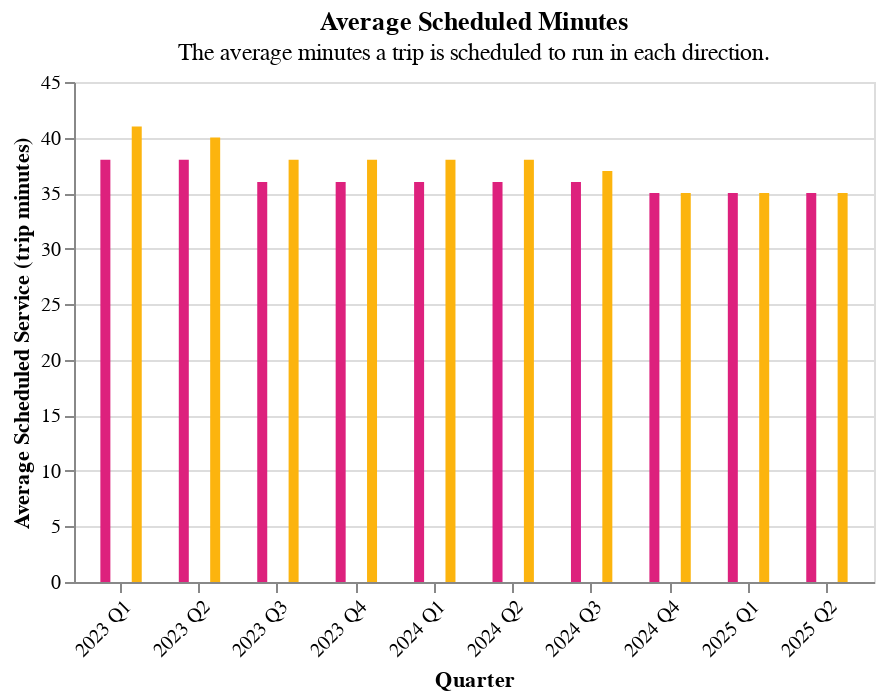

The cell this chart's notebook holds for it:
### Code cell
sample_avg_scheduled_min_chart(qtr_df.loc[qtr_df["Period"]=="All Day"])

### Figure 1 — Vega-Lite specification as saved in the notebook (floating-point values rounded to 4 significant figures)
{"config": {"view": {"continuousWidth": 300, "continuousHeight": 300}}, "data": {"name": "data-ba779ca335407fb9646fb0dedc0496fc"}, "mark": {"type": "bar", "size": 5}, "encoding": {"color": {"field": "Direction", "legend": null, "scale": {"range": ["#dd217d", "#fcb40e", "#ccbb44", "#5b8efd"]}, "title": "Direction:N", "type": "nominal"}, "tooltip": [{"field": "Quarter", "type": "nominal"}, {"field": "Route", "type": "nominal"}, {"field": "Direction", "type": "nominal"}, {"field": "Average Scheduled Service (trip minutes)", "type": "quantitative"}], "x": {"axis": {"format": "", "labelAngle": -45}, "field": "Quarter", "title": "Quarter", "type": "nominal"}, "xOffset": {"field": "Direction", "title": "Direction:N", "type": "nominal"}, "y": {"field": "Average Scheduled Service (trip minutes)", "title": "Average Scheduled Service (trip minutes)", "type": "quantitative"}}, "height": 250, "title": {"text": ["Average Scheduled Minutes"], "subtitle": ["The average minutes a trip is scheduled to run in each direction."]}, "width": 400, "$schema": "https://vega.github.io/schema/vega-lite/v5.20.1.json", "datasets": {"data-ba779ca335407fb9646fb0dedc0496fc": [{"Direction (0/1)": 0, "Period": "All Day", "Average Scheduled Service (trip minutes)": 40.0, "# Scheduled Trips": 477, "# Realtime Trips": 475, "Route": "1 CALIFORNIA", "Direction": "Westbound", "# Minutes with 1+ VP per Minute": 8063.0, "# Minutes with 2+ VP per Minute": 7950.0, "# Early Arrival Trips": 4, "# On-Time Trips": 121, "# Late Trips": 350, "Average VP per Minute": 2.0, "% VP within Scheduled Shape": 100.0, "% Scheduled Trip w/ 1+ VP/Minute": 100.0, "% Scheduled Trip w/ 2+ VP/Minute": 100.0, "Realtime versus Scheduled Service Ratio": 2.0, "Speed (MPH)": 5.0, "Portfolio Organization Name": "City and County of San Francisco", "Headway (Minutes)": 9.0, "GTFS Availability": "schedule_and_vp", "Average Stop Distance (Miles)": 0.0, "Quarter": "2023 Q2"}, {"Direction (0/1)": 1, "Period": "All Day", "Average Scheduled Service (trip minutes)": 38.0, "# Scheduled Trips": 494, "# Realtime Trips": 485, "Route": "1 CALIFORNIA", "Direction": "Eastbound", "# Minutes with 1+ VP per Minute": 9054.0, "# Minutes with 2+ VP per Minute": 8935.0, "# Early Arrival Trips": 5, "# On-Time Trips": 34, "# Late Trips": 446, "Average VP per Minute": 2.0, "% VP within Scheduled Shape": 100.0, "% Scheduled Trip w/ 1+ VP/Minute": 100.0, "% Scheduled Trip w/ 2+ VP/Minute": 100.0, "Realtime versus Scheduled Service Ratio": 2.0, "Speed (MPH)": 5.0, "Portfolio Organization Name": "City and County of San Francisco", "Headway (Minutes)": 9.0, "GTFS Availability": "schedule_and_vp", "Average Stop Distance (Miles)": 0.0, "Quarter": "2023 Q2"}, {"Direction (0/1)": 0, "Period": "All Day", "Average Scheduled Service (trip minutes)": 38.0, "# Scheduled Trips": 350, "# Realtime Trips": 347, "Route": "1 CALIFORNIA", "Direction": "Westbound", "# Minutes with 1+ VP per Minute": 8176.0, "# Minutes with 2+ VP per Minute": 8050.0, "# Early Arrival Trips": 3, "# On-Time Trips": 131, "# Late Trips": 213, "Average VP per Minute": 2.0, "% VP within Scheduled Shape": 100.0, "% Scheduled Trip w/ 1+ VP/Minute": 100.0, "% Scheduled Trip w/ 2+ VP/Minute": 100.0, "Realtime versus Scheduled Service Ratio": 2.0, "Speed (MPH)": 5.0, "Portfolio Organization Name": "City and County of San Francisco", "Headway (Minutes)": 8.0, "GTFS Availability": "schedule_and_vp", "Average Stop Distance (Miles)": 0.0, "Quarter": "2023 Q3"}, {"Direction (0/1)": 1, "Period": "All Day", "Average Scheduled Service (trip minutes)": 36.0, "# Scheduled Trips": 356, "# Realtime Trips": 350, "Route": "1 CALIFORNIA", "Direction": "Eastbound", "# Minutes with 1+ VP per Minute": 9665.0, "# Minutes with 2+ VP per Minute": 9548.0, "# Early Arrival Trips": 1, "# On-Time Trips": 25, "# Late Trips": 324, "Average VP per Minute": 2.0, "% VP within Scheduled Shape": 100.0, "% Scheduled Trip w/ 1+ VP/Minute": 200.0, "% Scheduled Trip w/ 2+ VP/Minute": 100.0, "Realtime versus Scheduled Service Ratio": 2.0, "Speed (MPH)": 5.0, "Portfolio Organization Name": "City and County of San Francisco", "Headway (Minutes)": 8.0, "GTFS Availability": "schedule_and_vp", "Average Stop Distance (Miles)": 0.0, "Quarter": "2023 Q3"}, {"Direction (0/1)": 0, "Period": "All Day", "Average Scheduled Service (trip minutes)": 38.0, "# Scheduled Trips": 525, "# Realtime Trips": 514, "Route": "1 CALIFORNIA", "Direction": "Westbound", "# Minutes with 1+ VP per Minute": 8252.0, "# Minutes with 2+ VP per Minute": 8131.0, "# Early Arrival Trips": 14, "# On-Time Trips": 153, "# Late Trips": 347, "Average VP per Minute": 2.0, "% VP within Scheduled Shape": 100.0, "% Scheduled Trip w/ 1+ VP/Minute": 100.0, "% Scheduled Trip w/ 2+ VP/Minute": 100.0, "Realtime versus Scheduled Service Ratio": 2.0, "Speed (MPH)": 5.0, "Portfolio Organization Name": "City and County of San Francisco", "Headway (Minutes)": 8.0, "GTFS Availability": "schedule_and_vp", "Average Stop Distance (Miles)": 0.0, "Quarter": "2023 Q4"}, {"Direction (0/1)": 1, "Period": "All Day", "Average Scheduled Service (trip minutes)": 36.0, "# Scheduled Trips": 534, "# Realtime Trips": 522, "Route": "1 CALIFORNIA", "Direction": "Eastbound", "# Minutes with 1+ VP per Minute": 9377.0, "# Minutes with 2+ VP per Minute": 9249.0, "# Early Arrival Trips": 7, "# On-Time Trips": 41, "# Late Trips": 474, "Average VP per Minute": 2.0, "% VP within Scheduled Shape": 100.0, "% Scheduled Trip w/ 1+ VP/Minute": 100.0, "% Scheduled Trip w/ 2+ VP/Minute": 100.0, "Realtime versus Scheduled Service Ratio": 2.0, "Speed (MPH)": 5.0, "Portfolio Organization Name": "City and County of San Francisco", "Headway (Minutes)": 8.0, "GTFS Availability": "schedule_and_vp", "Average Stop Distance (Miles)": 0.0, "Quarter": "2023 Q4"}, {"Direction (0/1)": 0, "Period": "All Day", "Average Scheduled Service (trip minutes)": 38.0, "# Scheduled Trips": 525, "# Realtime Trips": 525, "Route": "1 CALIFORNIA", "Direction": "Westbound", "# Minutes with 1+ VP per Minute": 8012.0, "# Minutes with 2+ VP per Minute": 7893.0, "# Early Arrival Trips": 10, "# On-Time Trips": 236, "# Late Trips": 279, "Average VP per Minute": 2.0, "% VP within Scheduled Shape": 100.0, "% Scheduled Trip w/ 1+ VP/Minute": 100.0, "% Scheduled Trip w/ 2+ VP/Minute": 100.0, "Realtime versus Scheduled Service Ratio": 2.0, "Speed (MPH)": 5.0, "Portfolio Organization Name": "City and County of San Francisco", "Headway (Minutes)": 8.0, "GTFS Availability": "schedule_and_vp", "Average Stop Distance (Miles)": 0.0, "Quarter": "2024 Q1"}, {"Direction (0/1)": 1, "Period": "All Day", "Average Scheduled Service (trip minutes)": 36.0, "# Scheduled Trips": 534, "# Realtime Trips": 532, "Route": "1 CALIFORNIA", "Direction": "Eastbound", "# Minutes with 1+ VP per Minute": 9981.0, "# Minutes with 2+ VP per Minute": 9858.0, "# Early Arrival Trips": 3, "# On-Time Trips": 30, "# Late Trips": 499, "Average VP per Minute": 2.0, "% VP within Scheduled Shape": 100.0, "% Scheduled Trip w/ 1+ VP/Minute": 200.0, "% Scheduled Trip w/ 2+ VP/Minute": 200.0, "Realtime versus Scheduled Service Ratio": 2.0, "Speed (MPH)": 5.0, "Portfolio Organization Name": "City and County of San Francisco", "Headway (Minutes)": 8.0, "GTFS Availability": "schedule_and_vp", "Average Stop Distance (Miles)": 0.0, "Quarter": "2024 Q1"}, {"Direction (0/1)": 0, "Period": "All Day", "Average Scheduled Service (trip minutes)": 38.0, "# Scheduled Trips": 350, "# Realtime Trips": 346, "Route": "1 CALIFORNIA", "Direction": "Westbound", "# Minutes with 1+ VP per Minute": 8280.0, "# Minutes with 2+ VP per Minute": 8170.0, "# Early Arrival Trips": 8, "# On-Time Trips": 100, "# Late Trips": 238, "Average VP per Minute": 2.0, "% VP within Scheduled Shape": 100.0, "% Scheduled Trip w/ 1+ VP/Minute": 100.0, "% Scheduled Trip w/ 2+ VP/Minute": 100.0, "Realtime versus Scheduled Service Ratio": 2.0, "Speed (MPH)": 5.0, "Portfolio Organization Name": "City and County of San Francisco", "Headway (Minutes)": 8.0, "GTFS Availability": "schedule_and_vp", "Average Stop Distance (Miles)": 0.0, "Quarter": "2024 Q2"}, {"Direction (0/1)": 1, "Period": "All Day", "Average Scheduled Service (trip minutes)": 36.0, "# Scheduled Trips": 356, "# Realtime Trips": 350, "Route": "1 CALIFORNIA", "Direction": "Eastbound", "# Minutes with 1+ VP per Minute": 9335.0, "# Minutes with 2+ VP per Minute": 9216.0, "# Early Arrival Trips": 6, "# On-Time Trips": 23, "# Late Trips": 321, "Average VP per Minute": 2.0, "% VP within Scheduled Shape": 100.0, "% Scheduled Trip w/ 1+ VP/Minute": 100.0, "% Scheduled Trip w/ 2+ VP/Minute": 100.0, "Realtime versus Scheduled Service Ratio": 2.0, "Speed (MPH)": 5.0, "Portfolio Organization Name": "City and County of San Francisco", "Headway (Minutes)": 8.0, "GTFS Availability": "schedule_and_vp", "Average Stop Distance (Miles)": 0.0, "Quarter": "2024 Q2"}, {"Direction (0/1)": 0, "Period": "All Day", "Average Scheduled Service (trip minutes)": 37.0, "# Scheduled Trips": 539, "# Realtime Trips": 530, "Route": "1 CALIFORNIA", "Direction": "Westbound", "# Minutes with 1+ VP per Minute": 8862.0, "# Minutes with 2+ VP per Minute": 8739.0, "# Early Arrival Trips": 9, "# On-Time Trips": 55, "# Late Trips": 466, "Average VP per Minute": 2.0, "% VP within Scheduled Shape": 100.0, "% Scheduled Trip w/ 1+ VP/Minute": 100.0, "% Scheduled Trip w/ 2+ VP/Minute": 100.0, "Realtime versus Scheduled Service Ratio": 2.0, "Speed (MPH)": 5.0, "Portfolio Organization Name": "City and County of San Francisco", "Headway (Minutes)": 8.0, "GTFS Availability": "schedule_and_vp", "Average Stop Distance (Miles)": 0.0, "Quarter": "2024 Q3"}, {"Direction (0/1)": 1, "Period": "All Day", "Average Scheduled Service (trip minutes)": 36.0, "# Scheduled Trips": 548, "# Realtime Trips": 543, "Route": "1 CALIFORNIA", "Direction": "Eastbound", "# Minutes with 1+ VP per Minute": 8836.0, "# Minutes with 2+ VP per Minute": 8685.0, "# Early Arrival Trips": 13, "# On-Time Trips": 59, "# Late Trips": 471, "Average VP per Minute": 2.0, "% VP within Scheduled Shape": 100.0, "% Scheduled Trip w/ 1+ VP/Minute": 100.0, "% Scheduled Trip w/ 2+ VP/Minute": 100.0, "Realtime versus Scheduled Service Ratio": 2.0, "Speed (MPH)": 5.0, "Portfolio Organization Name": "City and County of San Francisco", "Headway (Minutes)": 8.0, "GTFS Availability": "schedule_and_vp", "Average Stop Distance (Miles)": 0.0, "Quarter": "2024 Q3"}, {"Direction (0/1)": 0, "Period": "All Day", "Average Scheduled Service (trip minutes)": 35.0, "# Scheduled Trips": 567, "# Realtime Trips": 565, "Route": "1 CALIFORNIA", "Direction": "Westbound", "# Minutes with 1+ VP per Minute": 9020.0, "# Minutes with 2+ VP per Minute": 8901.0, "# Early Arrival Trips": 2, "# On-Time Trips": 64, "# Late Trips": 499, "Average VP per Minute": 2.0, "% VP within Scheduled Shape": 100.0, "% Scheduled Trip w/ 1+ VP/Minute": 100.0, "% Scheduled Trip w/ 2+ VP/Minute": 100.0, "Realtime versus Scheduled Service Ratio": 2.0, "Speed (MPH)": 6.0, "Portfolio Organization Name": "City and County of San Francisco", "Headway (Minutes)": 8.0, "GTFS Availability": "schedule_and_vp", "Average Stop Distance (Miles)": 1.0, "Quarter": "2024 Q4"}, {"Direction (0/1)": 1, "Period": "All Day", "Average Scheduled Service (trip minutes)": 35.0, "# Scheduled Trips": 576, "# Realtime Trips": 573, "Route": "1 CALIFORNIA", "Direction": "Eastbound", "# Minutes with 1+ VP per Minute": 9472.0, "# Minutes with 2+ VP per Minute": 9343.0, "# Early Arrival Trips": 5, "# On-Time Trips": 43, "# Late Trips": 525, "Average VP per Minute": 2.0, "% VP within Scheduled Shape": 100.0, "% Scheduled Trip w/ 1+ VP/Minute": 100.0, "% Scheduled Trip w/ 2+ VP/Minute": 100.0, "Realtime versus Scheduled Service Ratio": 2.0, "Speed (MPH)": 5.0, "Portfolio Organization Name": "City and County of San Francisco", "Headway (Minutes)": 8.0, "GTFS Availability": "schedule_and_vp", "Average Stop Distance (Miles)": 1.0, "Quarter": "2024 Q4"}, {"Direction (0/1)": 0, "Period": "All Day", "Average Scheduled Service (trip minutes)": 35.0, "# Scheduled Trips": 378, "# Realtime Trips": 378, "Route": "1 CALIFORNIA", "Direction": "Westbound", "# Minutes with 1+ VP per Minute": 9181.0, "# Minutes with 2+ VP per Minute": 9071.0, "# Early Arrival Trips": 1, "# On-Time Trips": 40, "# Late Trips": 337, "Average VP per Minute": 2.0, "% VP within Scheduled Shape": 100.0, "% Scheduled Trip w/ 1+ VP/Minute": 100.0, "% Scheduled Trip w/ 2+ VP/Minute": 100.0, "Realtime versus Scheduled Service Ratio": 2.0, "Speed (MPH)": 9.0, "Portfolio Organization Name": "City and County of San Francisco", "Headway (Minutes)": 8.0, "GTFS Availability": "schedule_and_vp", "Average Stop Distance (Miles)": 2.0, "Quarter": "2025 Q1"}, {"Direction (0/1)": 1, "Period": "All Day", "Average Scheduled Service (trip minutes)": 35.0, "# Scheduled Trips": 384, "# Realtime Trips": 384, "Route": "1 CALIFORNIA", "Direction": "Eastbound", "# Minutes with 1+ VP per Minute": 9422.0, "# Minutes with 2+ VP per Minute": 9299.0, "# Early Arrival Trips": 2, "# On-Time Trips": 30, "# Late Trips": 352, "Average VP per Minute": 2.0, "% VP within Scheduled Shape": 100.0, "% Scheduled Trip w/ 1+ VP/Minute": 100.0, "% Scheduled Trip w/ 2+ VP/Minute": 100.0, "Realtime versus Scheduled Service Ratio": 2.0, "Speed (MPH)": 14.0, "Portfolio Organization Name": "City and County of San Francisco", "Headway (Minutes)": 8.0, "GTFS Availability": "schedule_and_vp", "Average Stop Distance (Miles)": 2.0, "Quarter": "2025 Q1"}, {"Direction (0/1)": 0, "Period": "All Day", "Average Scheduled Service (trip minutes)": 35.0, "# Scheduled Trips": 378, "# Realtime Trips": 376, "Route": "1 CALIFORNIA", "Direction": "Westbound", "# Minutes with 1+ VP per Minute": 8125.0, "# Minutes with 2+ VP per Minute": 7995.0, "# Early Arrival Trips": 6, "# On-Time Trips": 156, "# Late Trips": 214, "Average VP per Minute": 2.0, "% VP within Scheduled Shape": 100.0, "% Scheduled Trip w/ 1+ VP/Minute": 100.0, "% Scheduled Trip w/ 2+ VP/Minute": 100.0, "Realtime versus Scheduled Service Ratio": 2.0, "Speed (MPH)": 8.0, "Portfolio Organization Name": "City and County of San Francisco", "Headway (Minutes)": 8.0, "GTFS Availability": "schedule_and_vp", "Average Stop Distance (Miles)": 2.0, "Quarter": "2025 Q2"}, {"Direction (0/1)": 1, "Period": "All Day", "Average Scheduled Service (trip minutes)": 35.0, "# Scheduled Trips": 384, "# Realtime Trips": 384, "Route": "1 CALIFORNIA", "Direction": "Eastbound", "# Minutes with 1+ VP per Minute": 10210.0, "# Minutes with 2+ VP per Minute": 10070.0, "# Early Arrival Trips": 4, "# On-Time Trips": 16, "# Late Trips": 364, "Average VP per Minute": 2.0, "% VP within Scheduled Shape": 100.0, "% Scheduled Trip w/ 1+ VP/Minute": 200.0, "% Scheduled Trip w/ 2+ VP/Minute": 200.0, "Realtime versus Scheduled Service Ratio": 2.0, "Speed (MPH)": 15.0, "Portfolio Organization Name": "City and County of San Francisco", "Headway (Minutes)": 8.0, "GTFS Availability": "schedule_and_vp", "Average Stop Distance (Miles)": 3.0, "Quarter": "2025 Q2"}, {"Direction (0/1)": 0, "Period": "All Day", "Average Scheduled Service (trip minutes)": 41.0, "# Scheduled Trips": 151, "# Realtime Trips": 150, "Route": "1 CALIFORNIA", "Direction": "Westbound", "# Minutes with 1+ VP per Minute": 7853.0, "# Minutes with 2+ VP per Minute": 7751.0, "# Early Arrival Trips": 3, "# On-Time Trips": 24, "# Late Trips": 123, "Average VP per Minute": 2.0, "% VP within Scheduled Shape": 100.0, "% Scheduled Trip w/ 1+ VP/Minute": 100.0, "% Scheduled Trip w/ 2+ VP/Minute": 100.0, "Realtime versus Scheduled Service Ratio": 2.0, "Speed (MPH)": 5.0, "Portfolio Organization Name": "City and County of San Francisco", "Headway (Minutes)": 10.0, "GTFS Availability": "schedule_and_vp", "Average Stop Distance (Miles)": 0.0, "Quarter": "2023 Q1"}, {"Direction (0/1)": 1, "Period": "All Day", "Average Scheduled Service (trip minutes)": 38.0, "# Scheduled Trips": 158, "# Realtime Trips": 156, "Route": "1 CALIFORNIA", "Direction": "Eastbound", "# Minutes with 1+ VP per Minute": 8678.0, "# Minutes with 2+ VP per Minute": 8559.0, "# Early Arrival Trips": 1, "# On-Time Trips": 13, "# Late Trips": 142, "Average VP per Minute": 2.0, "% VP within Scheduled Shape": 100.0, "% Scheduled Trip w/ 1+ VP/Minute": 100.0, "% Scheduled Trip w/ 2+ VP/Minute": 100.0, "Realtime versus Scheduled Service Ratio": 2.0, "Speed (MPH)": 5.0, "Portfolio Organization Name": "City and County of San Francisco", "Headway (Minutes)": 9.0, "GTFS Availability": "schedule_and_vp", "Average Stop Distance (Miles)": 0.0, "Quarter": "2023 Q1"}]}}
